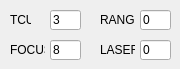
     <widget class="QWidget" name="COM">
      <attribute name="title">
       <string>COMs</string>
      </attribute>
      <widget class="QLabel" name="TCU_COM">
       <property name="geometry">
        <rect>
         <x>10</x>
         <y>13</y>
         <width>21</width>
         <height>14</height>
        </rect>
       </property>
       <property name="text">
        <string>TCU</string>
       </property>
      </widget>
      <widget class="QLabel" name="RANGE_COM">
       <property name="geometry">
        <rect>
         <x>100</x>
         <y>13</y>
         <width>35</width>
         <height>14</height>
        </rect>
       </property>
       <property name="text">
        <string>RANGE</string>
       </property>
      </widget>
      <widget class="QLabel" name="FOCUS_COM">
       <property name="geometry">
        <rect>
         <x>10</x>
         <y>43</y>
         <width>35</width>
         <height>14</height>
        </rect>
       </property>
       <property name="text">
        <string>FOCUS</string>
       </property>
      </widget>
      <widget class="QLabel" name="LASER_COM">
       <property name="geometry">
        <rect>
         <x>100</x>
         <y>43</y>
         <width>35</width>
         <height>14</height>
        </rect>
       </property>
       <property name="text">
        <string>LASER</string>
       </property>
      </widget>
      <widget class="QLineEdit" name="TCU_COM_EDIT">
       <property name="geometry">
        <rect>
         <x>50</x>
         <y>10</y>
         <width>31</width>
         <height>20</height>
        </rect>
       </property>
       <property name="mouseTracking">
        <bool>false</bool>
       </property>
       <property name="text">
        <string>3</string>
       </property>
      </widget>
      <widget class="QLineEdit" name="RANGE_COM_EDIT">
       <property name="geometry">
        <rect>
         <x>140</x>
         <y>10</y>
         <width>31</width>
         <height>20</height>
        </rect>
       </property>
       <property name="mouseTracking">
        <bool>false</bool>
       </property>
       <property name="text">
        <string>0</string>
       </property>
      </widget>
      <widget class="QLineEdit" name="FOCUS_COM_EDIT">
       <property name="geometry">
        <rect>
         <x>50</x>
         <y>40</y>
         <width>31</width>
         <height>20</height>
        </rect>
       </property>
       <property name="mouseTracking">
        <bool>false</bool>
       </property>
       <property name="text">
        <string>8</string>
       </property>
      </widget>
      <widget class="QLineEdit" name="LASER_COM_EDIT">
       <property name="geometry">
        <rect>
         <x>140</x>
         <y>40</y>
         <width>31</width>
         <height>20</height>
        </rect>
       </property>
       <property name="mouseTracking">
        <bool>false</bool>
       </property>
       <property name="text">
        <string>0</string>
       </property>
      </widget>
     </widget>
